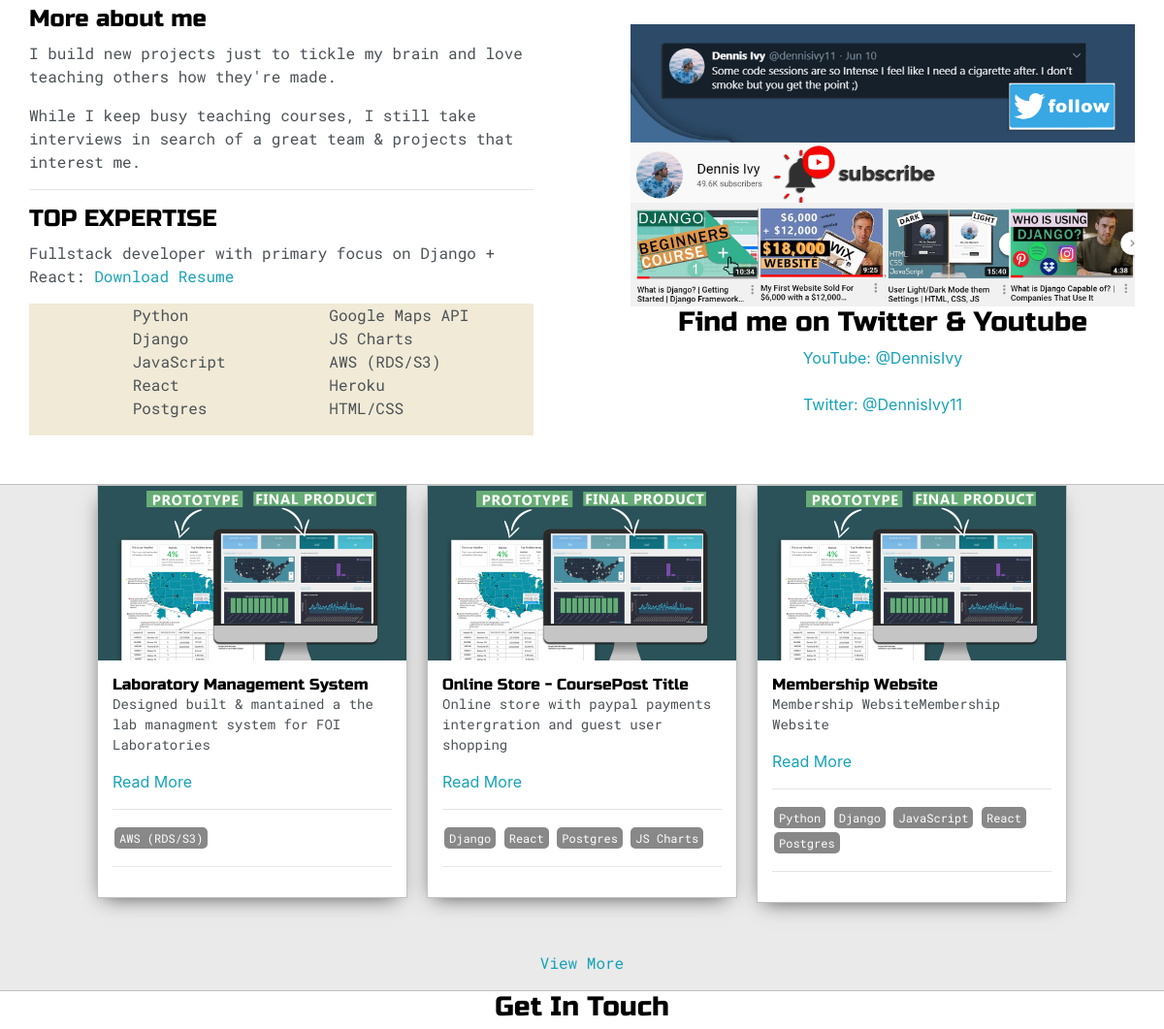
Page / (signed in, middle part) on the earlier database version.
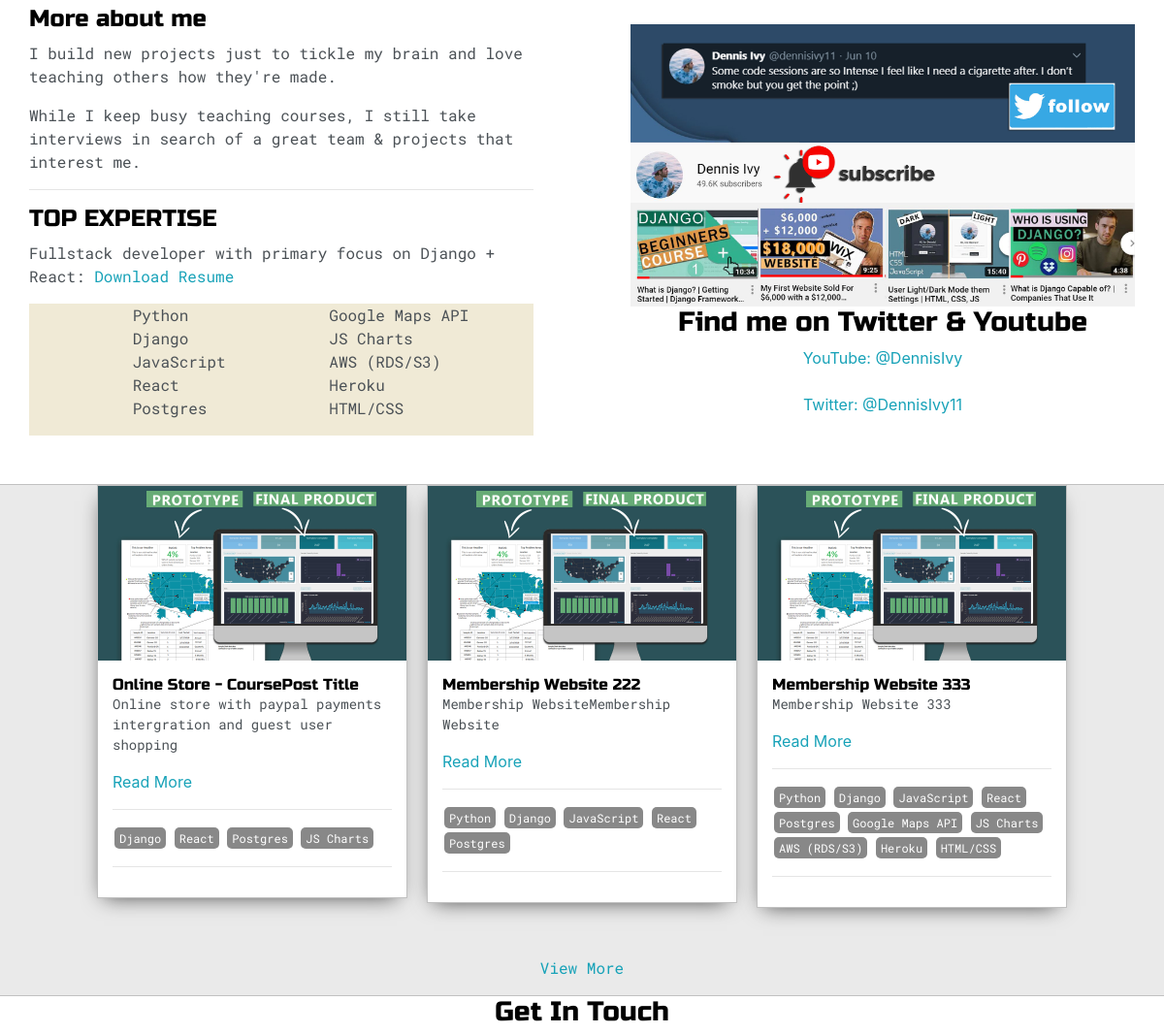
Same page on the later database version.
### base/models.py (models this page shows, shortened)
class Post(models.Model):
    headline = models.CharField(max_length=200)
    sub_headline = models.CharField(max_length=200, null=True, blank=True)
    thumbnail = models.ImageField(null=True, blank=True, upload_to="images",default="placeholder.jpg")
    body = RichTextUploadingField(null=True, blank=True)
    created = models.DateTimeField(auto_now_add=True)
    active = models.BooleanField(default=False)
    featured = models.BooleanField(default=False)
    tags = models.ManyToManyField(Tag, null=True)
    slug = models.SlugField(null=True, blank=True)

class Tag(models.Model):
    name = models.CharField(max_length=200)
    def __str__(self):
        return self.name

### base/views.py (the view)
# urls.py: path('', views.home,name='home'),
def home(request):
    posts = Post.objects.filter(active=True, featured=True)[0:3]
    context = {"posts": posts}
    return render(request, 'base/index.html',  context)

### base/templates/base/index.html (shortened to what this page needs)
{% extends 'base/main.html' %}
{% load static %}
{% block content %}
<!DOCTYPE html>
<html>
<body>
	<section class="s2">
		<div class="main-container">
			<div class="about-wrapper">
				<div class="about-me">
					<h4>More about me</h4>
					<p>I build new projects just to tickle my brain and love teaching others how they're made.</p>
					<p>While I keep busy teaching courses, I still take interviews in search of a great team & projects that interest me.</p>
					<hr>
					<h4>TOP EXPERTISE</h4>
					<p>Fullstack developer with primary focus on Django + React: <a target="_blank" href="{% static 'resume.pdf' %}">Download Resume</a></p>
					<div id="skills">
						<ul>
							<li>Python</li>
							<li>Django</li>
							<li>JavaScript</li>
							<li>React</li>
							<li>Postgres</li>
						</ul>
						<ul>
							<li>Google Maps API</li>
							<li>JS Charts</li>
							<li>AWS (RDS/S3)</li>
							<li>Heroku</li>
							<li>HTML/CSS</li>
						</ul>
					</div>
				</div>
				<div class="social-links">
					<img id="social_img" src="{% static 'images/follow.jpg' %}">
					<h3>Find me on Twitter & Youtube</h3>
					<a target="_blank" href="https://www.youtube.com/c/dennisivy">YouTube: @DennisIvy</a>
					<br>
					<a target="_blank" href="https://twitter.com/dennisivy11">Twitter: @DennisIvy11</a>
				</div>
			</div>
		</div>
	</section>
	<section class="s1">
		<div class="post-wrapper">
			{% for post in posts %}
			  <div>
				<div class="post">
				  <img class="thumbnail" src="{% static 'images/dash.jpg' %}" />
				  <div class="post-preview">
					<h6 class="post-title">{{post.headline}}</h6>
					<p class="post-intro">{{post.sub_headline}}</p>
					<a href="
					{% url 'post' post.slug %}
						">Read More</a>
						<hr>{% for tag in post.tags.all %}
			<span class="tag" >{{tag}}</span>
			{% endfor %} <hr>
				  </div>
				</div>
			  </div>
			  {% empty %}
			   <h2>No Posts fond....</h2>
			{% endfor %}
		  </div>
		<p align="center"><a href={% url "posts" %}>View More</a></p>
	</section>
	<section class="s2">
		<div class="main-container">
			<h3 style="text-align: center;">Get In Touch</h3>
		</div>
	</section>
</body>
</html>
{% endblock content %}

Differences in the rows shown:
removed Post: headline "Laboratory Management System", sub_headline "Designed built & mantained a the lab managment system for FOI Laboratories", Tag (name "AWS (RDS/S3)")
changed Post "Membership WebsiteMembership Website": headline "Membership Website" → "Membership Website 222"
added Post: headline "Membership Website 333", sub_headline "Membership Website 333", Tag (name "Python"), Tag (name "Django"), Tag (name "JavaScript"), Tag (name "React"), Tag (name "Postgres"), Tag (name "JS Charts"), Tag (name "AWS (RDS/S3)")
now on this page (row unchanged): Tag: name "Google Maps API", shown under "Membership Website 333"
now on this page (row unchanged): Tag: name "Heroku", shown under "Membership Website 333"
now on this page (row unchanged): Tag: name "HTML/CSS", shown under "Membership Website 333"
